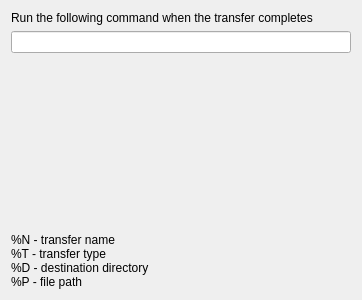
<ui version="4.0" >
 <class>AutoActionForm</class>
 <widget class="QWidget" name="AutoActionForm" >
  <property name="geometry" >
   <rect>
    <x>0</x>
    <y>0</y>
    <width>362</width>
    <height>300</height>
   </rect>
  </property>
  <property name="windowTitle" >
   <string>Actions</string>
  </property>
  <layout class="QGridLayout" >
   <item row="0" column="0" >
    <widget class="QLabel" name="label" >
     <property name="text" >
      <string>Run the following command when the transfer completes</string>
     </property>
    </widget>
   </item>
   <item row="1" column="0" >
    <widget class="QLineEdit" name="lineCommandCompleted" />
   </item>
   <item row="2" column="0" >
    <spacer>
     <property name="orientation" >
      <enum>Qt::Vertical</enum>
     </property>
     <property name="sizeHint" >
      <size>
       <width>20</width>
       <height>40</height>
      </size>
     </property>
    </spacer>
   </item>
   <item row="3" column="0" >
    <widget class="QLabel" name="label_2" >
     <property name="text" >
      <string>%N - transfer name
%T - transfer type
%D - destination directory
%P - file path</string>
     </property>
    </widget>
   </item>
  </layout>
 </widget>
 <resources/>
 <connections/>
</ui>
